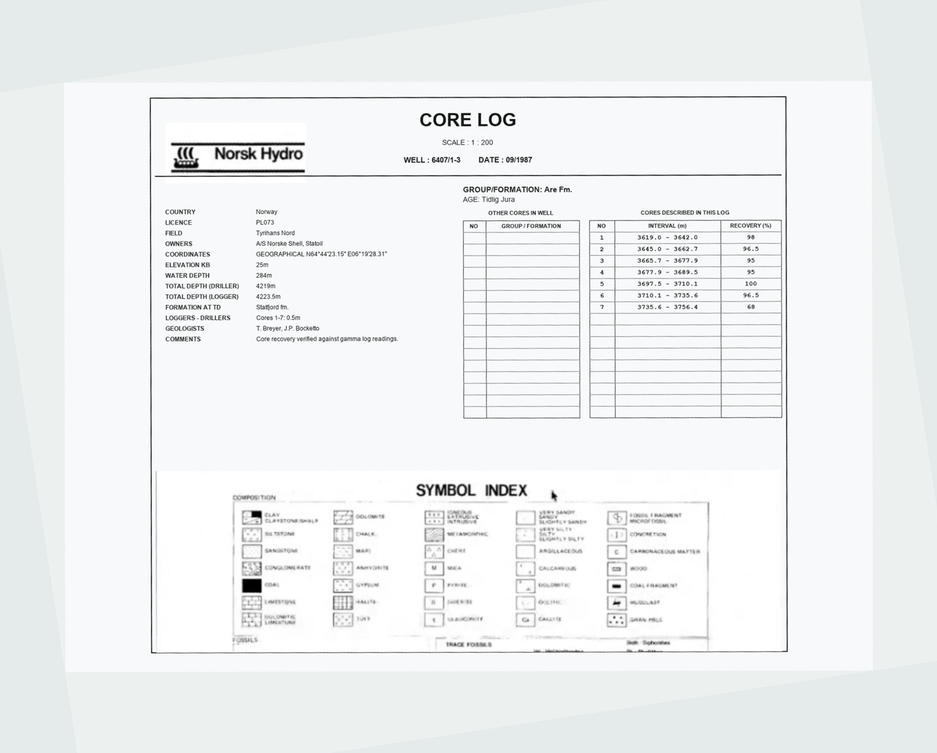
#> input picture ergon-data-study/deskewed_01.png, 937 x 753 px, shrunk from 1600 x 1287 before the run; its folder holds only this picture in this run
$ python -i document_deskewer.py   (imports and definitions only)
#> lines starting #> are read from the running program, lines starting #| are printed output that depends on the picture; after the words box and inside, x2 and y2 are one past the last pixel; in counts of white or black regions, pixels touching at a corner belong together
#> further down, picture is the input picture: shape (753, 937, 3); mean B, G, R 241.6, 241.4, 238.7
"""
Document Deskewer & Straightener
================================
Automated, Zero-Crop Document Straightener for Scanned Core Logs & Well Reports.

Key Features:
  - ZERO CROPPING: Preserves 100% of page content, including:
      * Top Title & Operator Header
      * Left Metadata Block
      * Core Summary Table
      * Full SYMBOL INDEX banner & lithology boxes
      * Downhole curve tracks
  - Automated Skew Angle Detection: Uses Hough Line Transform to detect true horizontal
    ruling lines and calculates the statistical median angle (immune to curves and text).
  - High-Fidelity Rotation: Straightens the page using cv2.warpAffine with adaptive paper
    background padding.
  - Dual Output: Saves straightened documents as both PNG images and 150 DPI PDFs.
"""

import os
import glob
import cv2
import numpy as np
import pymupdf


def detect_skew_angle(img_bgr: np.ndarray) -> float:
    """
    Detects the tilt/skew angle of the document in degrees.

    Returns:
      Angle in degrees (-25 to +25 deg). Positive means tilted clockwise,
      negative means tilted counter-clockwise. Returns 0.0 if straight.
    """
    gray = cv2.cvtColor(img_bgr, cv2.COLOR_BGR2GRAY)
    edges = cv2.Canny(gray, 50, 150, apertureSize=3)
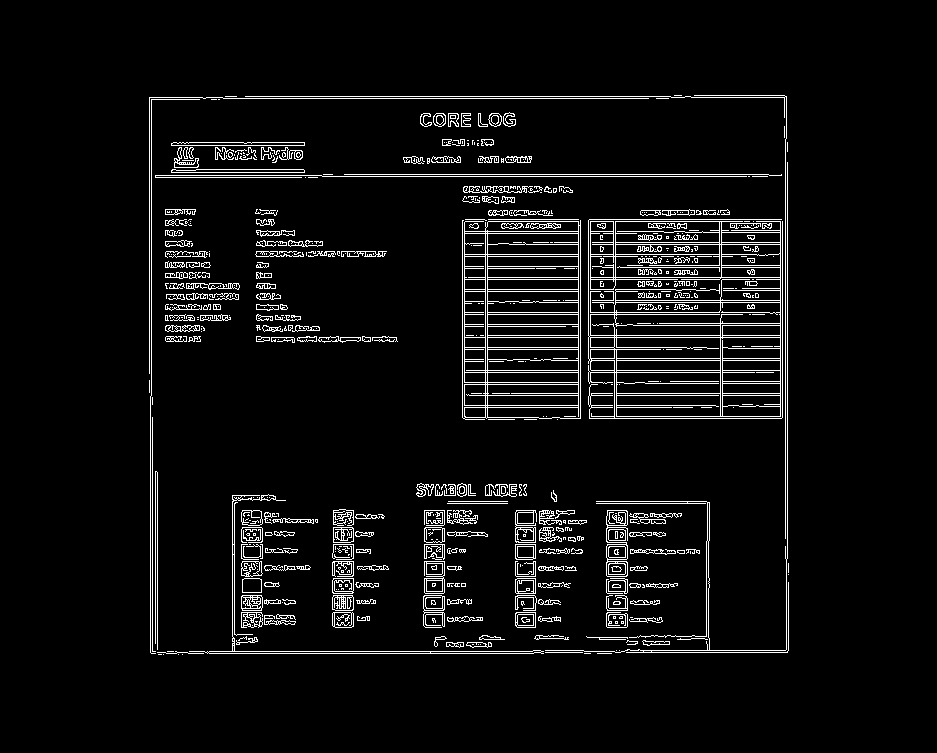
#> edges: shape (753, 937); 5.3% white in thin lines or dots, all inside (x1, y1, x2, y2) = (149, 95, 789, 655)

    # Detect straight line segments
    lines = cv2.HoughLinesP(
        edges,
        rho=1,
        theta=np.pi / 180,
        threshold=100,
        minLineLength=100,
        maxLineGap=10,
    )
#> lines = 85 rows, first 6: [223, 98, 668, 98], [322, 176, 767, 176], [225, 96, 670, 96], [785, 558, 785, 139], [787, 558, 787, 142], [462, 277, 782, 277]
    if lines is None:
        return 0.0

    angles = []
    for l in lines:
        coords = l[0] if len(l.shape) > 1 else l
        x1, y1, x2, y2 = coords[:4]
        angle = np.degrees(np.arctan2(y2 - y1, x2 - x1))
        # Keep lines that are roughly horizontal (ignoring vertical grid columns)
        if -25.0 <= angle <= 25.0:
            angles.append(angle)
#> this loop made 85 passes
#> (x1, y1, x2, y2, angle) on passes 1 to 12: (223, 98, 668, 98, 0), (322, 176, 767, 176, 0), (225, 96, 670, 96, 0), (785, 558, 785, 139, -90), (787, 558, 787, 142, -90), (462, 277, 782, 277, 0), (462, 337, 782, 337, 0), (189, 651, 543, 651, 0), (344, 174, 768, 174, 0), (188, 653, 543, 653, 0), (462, 256, 678, 256, 0), (149, 392, 149, 97, -90)
#> after the loop, angles = 58 values, max 0 at index 0, min -1.01 at index 57, mean -0.0173

    if not angles:
        return 0.0

    # The median is robust against angled text or curved log traces
    return float(np.median(angles))


def straighten_image(img_bgr: np.ndarray, angle: float = None, expand_canvas: bool = False) -> tuple[np.ndarray, float]:
    """
    Straightens a tilted image by rotating it upright.

    Parameters:
      img_bgr: Input BGR image.
      angle: Optional tilt angle in degrees. If None, automatically detected.
      expand_canvas:
        - If False (default): Preserves original page dimensions.
        - If True: Expands the canvas boundary to guarantee zero corner clipping.

    Returns:
      (straightened_img, detected_angle)
    """
    if angle is None:
        angle = detect_skew_angle(img_bgr)
#> angle = 0

    # If tilt is negligible, return as is
    if abs(angle) < 0.2:
        return img_bgr, 0.0

    h, w = img_bgr.shape[:2]
    center = (w / 2.0, h / 2.0)

    # Sample paper background color from the four outer corners
    corners = np.array([img_bgr[5, 5], img_bgr[5, w - 6], img_bgr[h - 6, 5], img_bgr[h - 6, w - 6]])
    bg_color = np.median(corners, axis=0).astype(int).tolist()

    M = cv2.getRotationMatrix2D(center, angle, 1.0)

    if expand_canvas:
        cos = np.abs(M[0, 0])
        sin = np.abs(M[0, 1])
        new_w = int((h * sin) + (w * cos))
        new_h = int((h * cos) + (w * sin))
        M[0, 2] += (new_w / 2.0) - center[0]
        M[1, 2] += (new_h / 2.0) - center[1]
        out_size = (new_w, new_h)
    else:
        out_size = (w, h)

    straight = cv2.warpAffine(
        img_bgr,
        M,
        out_size,
        flags=cv2.INTER_CUBIC,
        borderMode=cv2.BORDER_CONSTANT,
        borderValue=bg_color,
    )
    return straight, angle


# [82 lines left out: functions straighten_pdf, batch_straighten_directory, not called in this run]


# [8 lines not run here, left out]

>>> import cv2
>>> picture = cv2.imread('deskewed_01.png')
>>> result = straighten_image(picture)

$ run again, on ergon-data-study/row1_sample.png
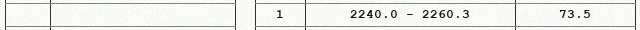
#> input picture ergon-data-study/row1_sample.png, 640 x 30 px
#> picture is the input picture: shape (30, 640, 3); mean B, G, R 233.1, 236.6, 235.3
#> in detect_skew_angle, `edges = cv2.Canny(gray, 50, 150, apertureSize=3)`:
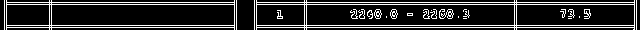
#> edges: shape (30, 640); 17% white in thin lines or dots
#> lines = [[254, 27, 636, 27], [254, 2, 636, 2], [254, 4, 636, 4], [254, 25, 636, 25]]
#> the loop in detect_skew_angle, `for l in lines:` made 4 passes
#> (coords, y1, y2) on passes 1 to 4: ([254, 27, 636, 27], 27, 27), ([254, 2, 636, 2], 2, 2), ([254, 4, 636, 4], 4, 4), ([254, 25, 636, 25], 25, 25)
#> after the loop in detect_skew_angle, `for l in lines:`: angles = [0, 0, 0, 0]
#> in straighten_image, `angle = detect_skew_angle(img_bgr)`: angle = 0

$ run again, on ergon-data-study/sample_10.png
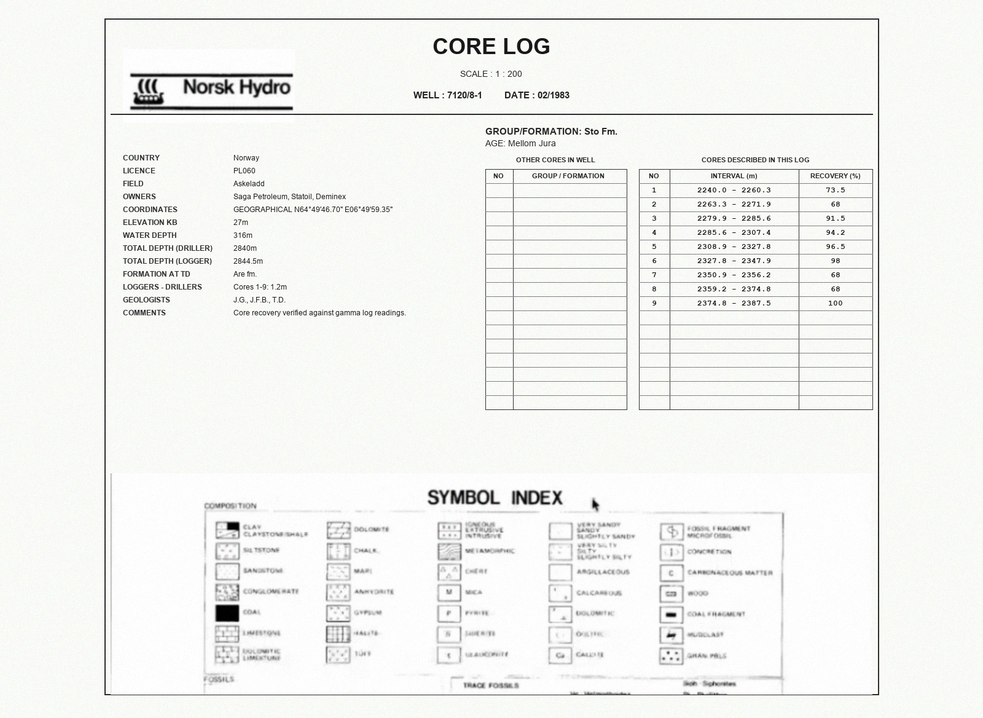
#> input picture ergon-data-study/sample_10.png, 983 x 718 px, shrunk from 1600 x 1168 before the run
#> picture is the input picture: shape (718, 983, 3); mean B, G, R 240.8, 243.4, 242.3
#> in detect_skew_angle, `edges = cv2.Canny(gray, 50, 150, apertureSize=3)`:
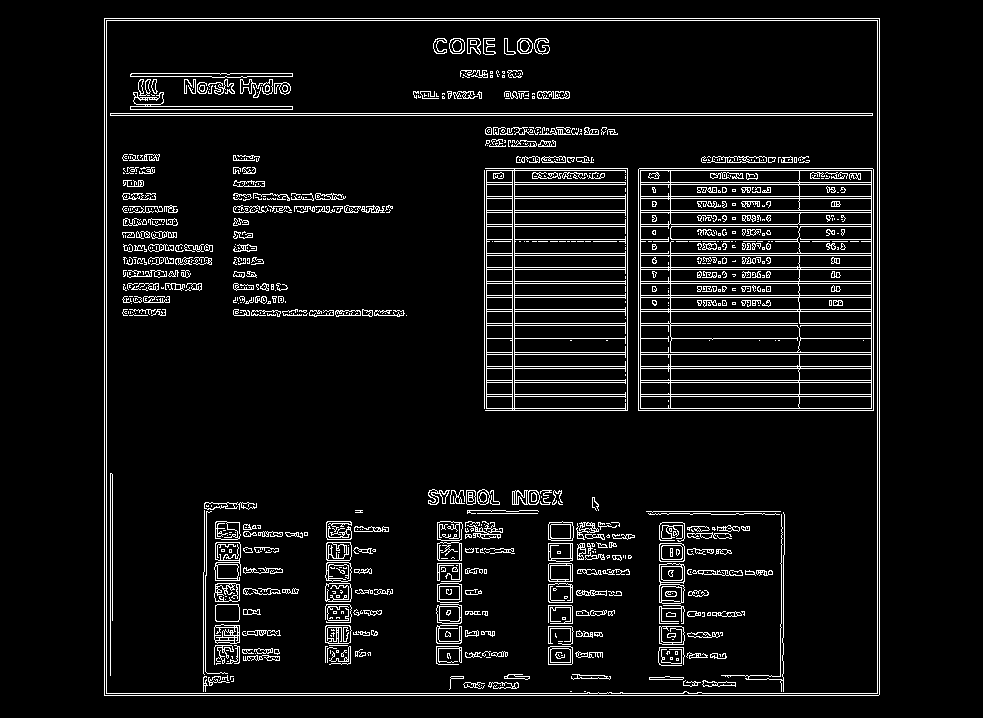
#> edges: shape (718, 983); 6.8% white in thin lines or dots, all inside (x1, y1, x2, y2) = (104, 18, 880, 696)
#> lines = 87 rows, first 6: [104, 20, 879, 20], [104, 18, 879, 18], [104, 113, 879, 113], [104, 693, 879, 693], [104, 695, 878, 695], [877, 692, 877, 21]
#> the loop in detect_skew_angle, `for l in lines:` made 87 passes
#> (x1, y1, x2, y2, angle) on passes 1 to 8: (104, 20, 879, 20, 0), (104, 18, 879, 18, 0), (104, 113, 879, 113, 0), (104, 693, 879, 693, 0), (104, 695, 878, 695, 0), (877, 692, 877, 21, -90), (104, 694, 104, 19, -90), (879, 694, 879, 19, -90)
#> after the loop in detect_skew_angle, `for l in lines:`: angles = 63 values, max 2.16 at index 60, min -1.01 at index 50, mean 0.0655
#> in straighten_image, `angle = detect_skew_angle(img_bgr)`: angle = 0

$ run again, on ergon-data-study/straight_exp_01.png
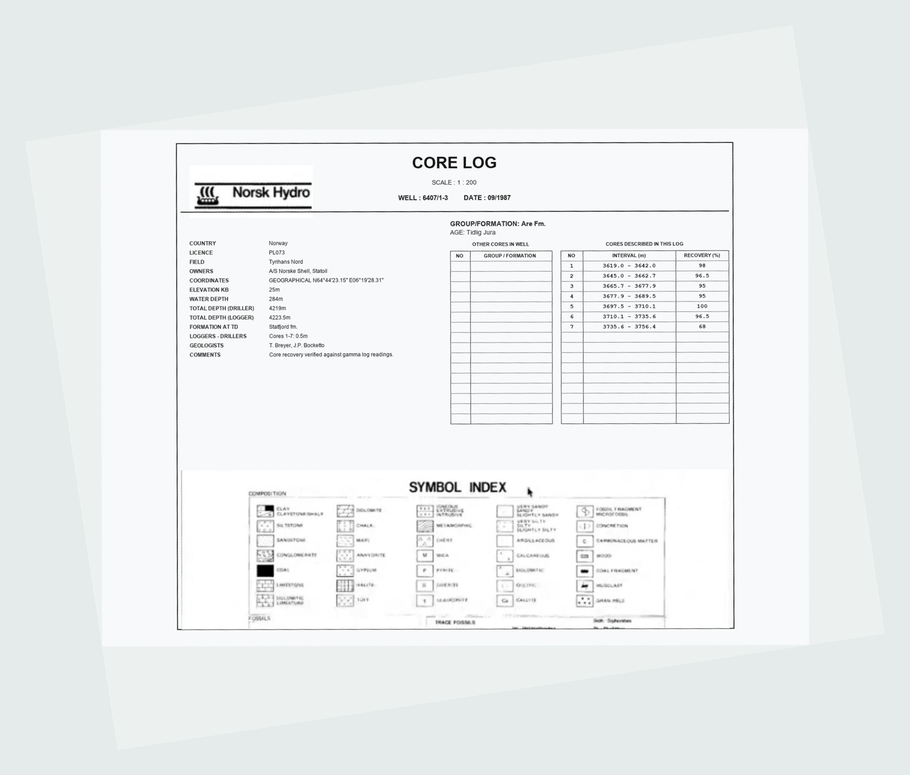
#> input picture ergon-data-study/straight_exp_01.png, 910 x 775 px, shrunk from 1775 x 1512 before the run
#> picture is the input picture: shape (775, 910, 3); mean B, G, R 239.9, 240, 236.5
#> in detect_skew_angle, `edges = cv2.Canny(gray, 50, 150, apertureSize=3)`:
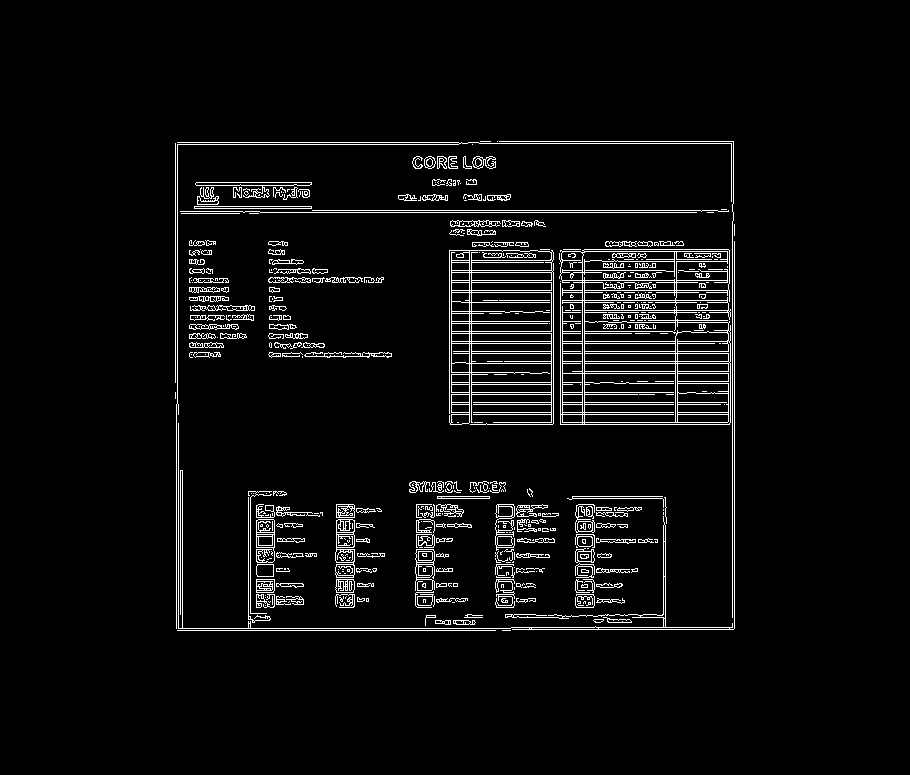
#> edges: shape (775, 910); 4.5% white in thin lines or dots, all inside (x1, y1, x2, y2) = (175, 141, 735, 631)
#> lines = 78 rows, first 6: [312, 210, 732, 210], [260, 212, 713, 212], [734, 628, 734, 224], [732, 629, 732, 204], [269, 282, 381, 282], [176, 628, 510, 628]
#> the loop in detect_skew_angle, `for l in lines:` made 78 passes
#> (x1, y1, x2, y2, angle) on passes 1 to 8: (312, 210, 732, 210, 0), (260, 212, 713, 212, 0), (734, 628, 734, 224, -90), (732, 629, 732, 204, -90), (269, 282, 381, 282, 0), (176, 628, 510, 628, 0), (449, 343, 730, 343, 0), (177, 630, 510, 630, 0)
#> after the loop in detect_skew_angle, `for l in lines:`: angles = 56 values, max 0 at index 0, min -0.512 at index 55, mean -0.00913
#> in straighten_image, `angle = detect_skew_angle(img_bgr)`: angle = 0
